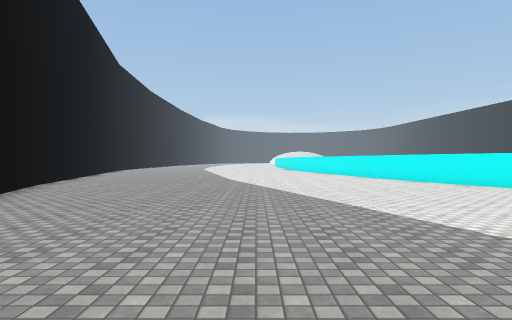
View 1 (above)

19 first-person views from a walk through a scene from a Unity 3-D project. The camera is 1.4 m above the floor, looks level and sees 75° across. The floor is counted in squares, 2 m on a side. Each view is taken from the middle of a square. On the plan, view 1 faces up. The plan holds only what a view shows up to about 10 squares ahead; the rest is blank. The place goes on beyond the plan. Surface patterns are stand-ins for the level's own textures.

View 2
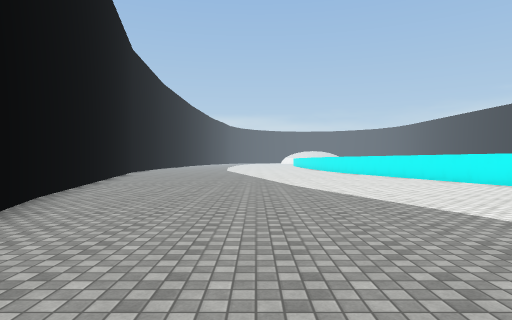

View 3
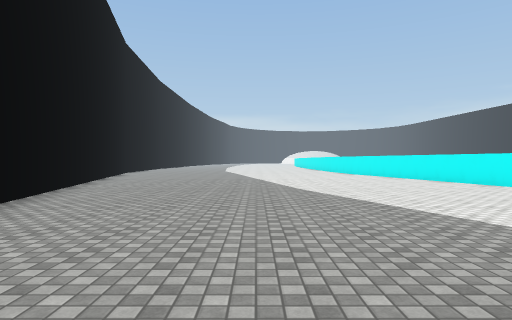

View 4
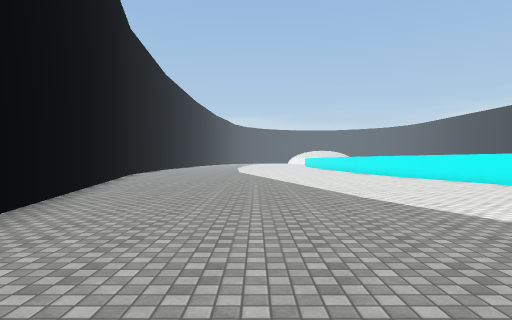

View 5
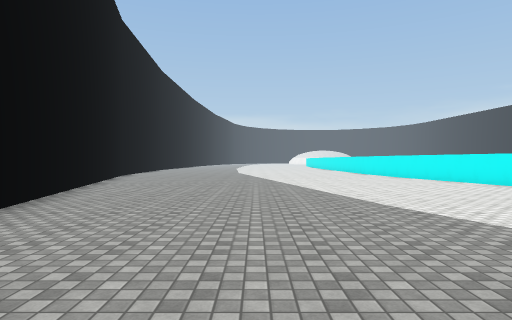

View 6
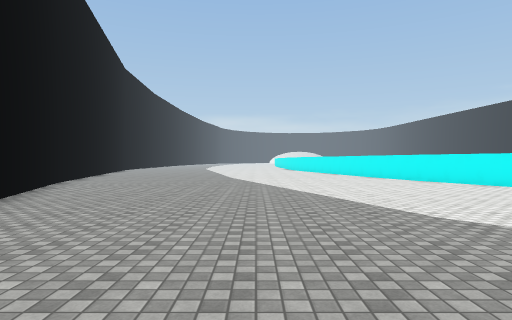

View 7
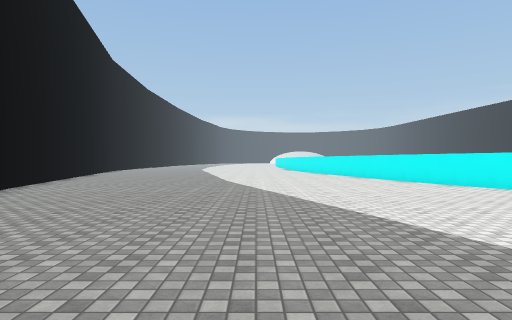

View 8
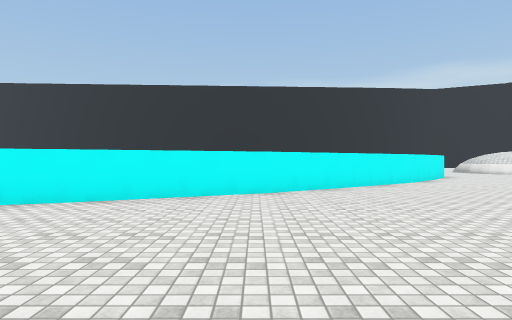

View 9
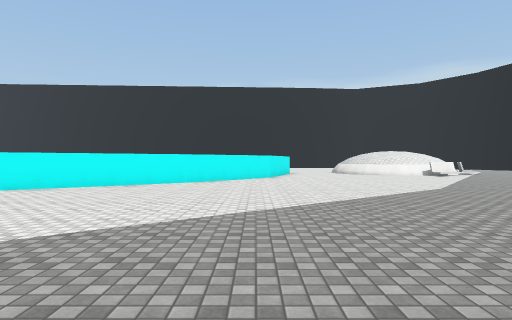

View 10
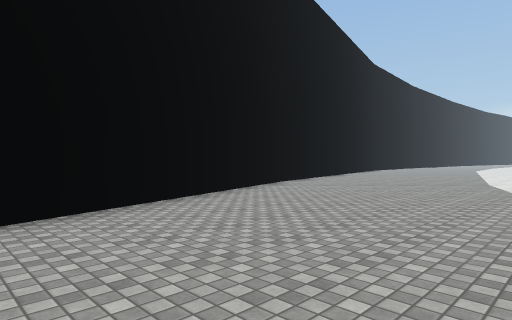

View 11
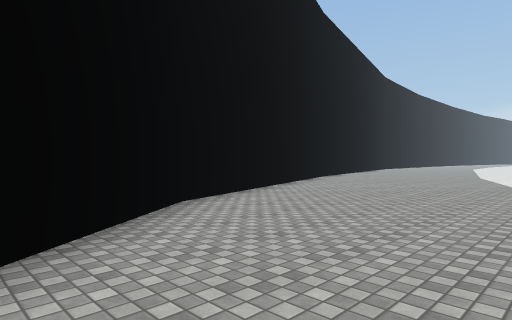

View 12
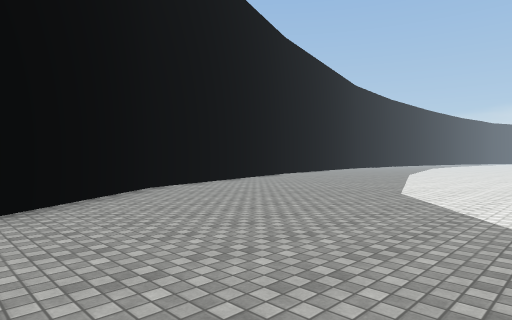

View 13
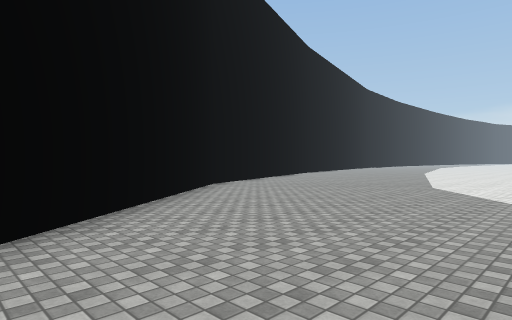

View 14
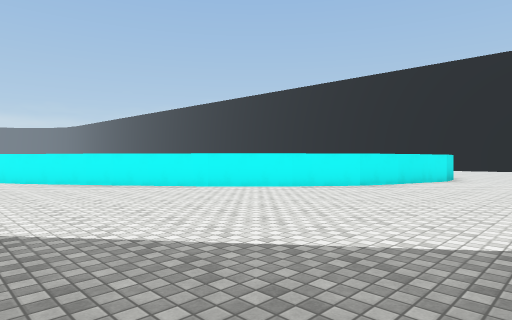

View 15
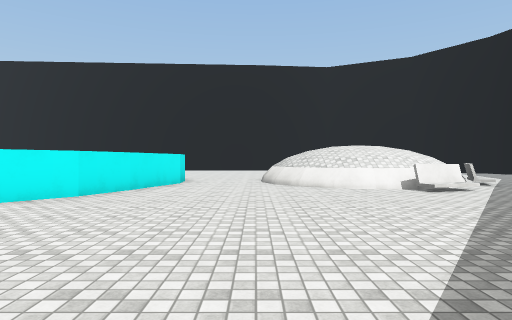

View 16
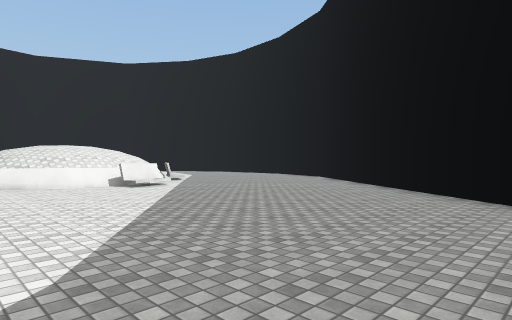

View 17
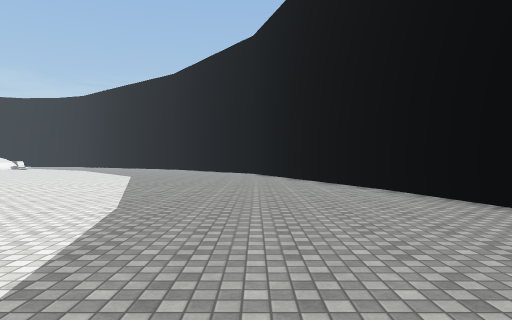

View 18
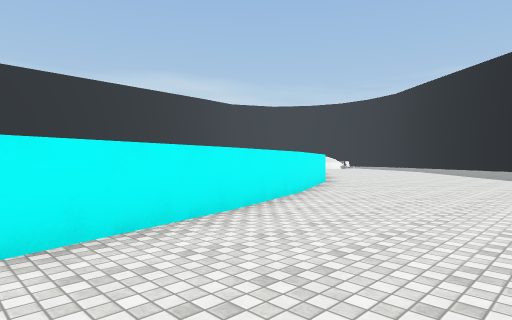

View 19
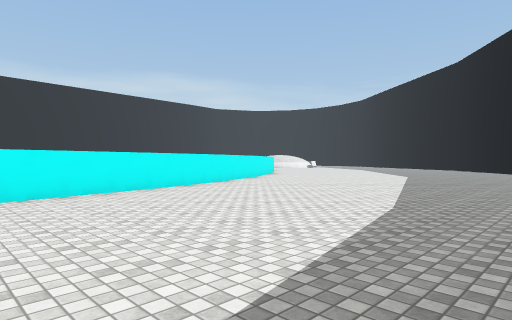

### Floor plan
Points are (right, up) in squares from view 1. A wall is a line through its corners. A room is listed if a view was taken in it or the views show most of it. See-through windows are left out.
Room 1 (views 1, 2, 3, 4, 5, 6, 7, 8, 9, 10, 11, 12, 13, 14, 15, 16, 17, 18, 19)
walls: (12, 0.5) (10.3, 2.2); (13.5, -0.6) (11.9, 0.6); (10.3, 2.1) (7, 6.7); (17.1, -1.7) (14.8, -1.1) (13.4, -0.6); (7.1, 6.7) (5.4, 10.3); (15.1, -9) (14.6, -7.6); (6.8, -10.3) (10.9, -13.4); (5.2, 10.1) (3.6, 17); (-6.1, 9.2) (-2.9, 0.1) (0, -3.5); (-7.1, 13.9) (-6, 9.2)
low walls: (15.9, -5.3) (16.8, -4.6); (15.5, -5.8) (15.9, -5.2); (15.5, -6.1) (16.1, -5.3); (15, -7.9) (15, -7) (15.1, -6.5); (15.2, -7.9) (15.2, -7.1) (15.4, -6.4)

Positions as (right, up) in squares from view 1, and headings:
1: (0, 0), facing up
2: (-2, 3), facing up
3: (-2, 4), facing up
4: (-3, 6), facing up
5: (-3, 7), facing up
6: (0, -1), facing up
7: (0, 1), facing up
8: (0, 7), facing right
9: (0, 0), facing right
10: (1, 1), facing up-left
11: (2, -3), facing up-left
12: (5, -4), facing up-left
13: (5, -6), facing up-left
14: (5, -5), facing up-right
15: (7, -4), facing right
16: (6, -4), facing down-right
17: (-3, 17), facing down
18: (1, 16), facing down-right
19: (-3, 17), facing down-right
